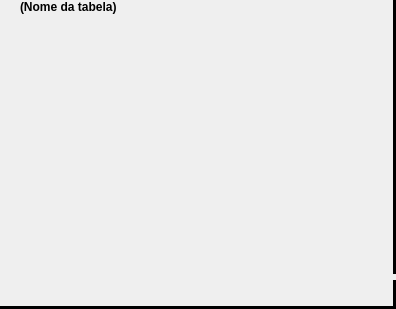
<?xml version="1.0" encoding="UTF-8"?>
<ui version="4.0">
 <class>frmUmaTabela</class>
 <widget class="QWidget" name="frmUmaTabela">
  <property name="geometry">
   <rect>
    <x>0</x>
    <y>0</y>
    <width>396</width>
    <height>309</height>
   </rect>
  </property>
  <property name="windowTitle">
   <string/>
  </property>
  <layout class="QVBoxLayout" name="verticalLayout_3">
   <property name="spacing">
    <number>0</number>
   </property>
   <property name="margin">
    <number>0</number>
   </property>
   <item>
    <layout class="QHBoxLayout" name="horizontalLayout_2">
     <property name="spacing">
      <number>0</number>
     </property>
     <item>
      <layout class="QVBoxLayout" name="verticalLayout_2">
       <property name="spacing">
        <number>0</number>
       </property>
       <item>
        <widget class="QLabel" name="lblNomeTabela">
         <property name="font">
          <font>
           <weight>75</weight>
           <bold>true</bold>
          </font>
         </property>
         <property name="text">
          <string>(Nome da tabela)</string>
         </property>
         <property name="indent">
          <number>20</number>
         </property>
        </widget>
       </item>
       <item>
        <widget class="QWidget" name="frmDadosTabela" native="true">
         <property name="sizePolicy">
          <sizepolicy hsizetype="Expanding" vsizetype="Expanding">
           <horstretch>0</horstretch>
           <verstretch>0</verstretch>
          </sizepolicy>
         </property>
        </widget>
       </item>
      </layout>
     </item>
     <item>
      <layout class="QVBoxLayout" name="verticalLayout">
       <property name="spacing">
        <number>0</number>
       </property>
       <item>
        <widget class="Line" name="lnDireita">
         <property name="cursor">
          <cursorShape>SizeHorCursor</cursorShape>
         </property>
         <property name="frameShadow">
          <enum>QFrame::Plain</enum>
         </property>
         <property name="lineWidth">
          <number>4</number>
         </property>
         <property name="orientation">
          <enum>Qt::Vertical</enum>
         </property>
        </widget>
       </item>
       <item>
        <widget class="Line" name="lnDireitaInf">
         <property name="minimumSize">
          <size>
           <width>0</width>
           <height>32</height>
          </size>
         </property>
         <property name="maximumSize">
          <size>
           <width>16777215</width>
           <height>20</height>
          </size>
         </property>
         <property name="cursor">
          <cursorShape>SizeFDiagCursor</cursorShape>
         </property>
         <property name="frameShadow">
          <enum>QFrame::Plain</enum>
         </property>
         <property name="lineWidth">
          <number>4</number>
         </property>
         <property name="orientation">
          <enum>Qt::Vertical</enum>
         </property>
        </widget>
       </item>
      </layout>
     </item>
    </layout>
   </item>
   <item>
    <layout class="QHBoxLayout" name="horizontalLayout">
     <property name="spacing">
      <number>0</number>
     </property>
     <item>
      <widget class="Line" name="lnInferior">
       <property name="cursor">
        <cursorShape>SizeVerCursor</cursorShape>
       </property>
       <property name="frameShadow">
        <enum>QFrame::Plain</enum>
       </property>
       <property name="lineWidth">
        <number>4</number>
       </property>
       <property name="orientation">
        <enum>Qt::Horizontal</enum>
       </property>
      </widget>
     </item>
     <item>
      <widget class="Line" name="lnInferiorDir">
       <property name="minimumSize">
        <size>
         <width>32</width>
         <height>0</height>
        </size>
       </property>
       <property name="maximumSize">
        <size>
         <width>32</width>
         <height>16777215</height>
        </size>
       </property>
       <property name="cursor">
        <cursorShape>SizeFDiagCursor</cursorShape>
       </property>
       <property name="frameShadow">
        <enum>QFrame::Plain</enum>
       </property>
       <property name="lineWidth">
        <number>4</number>
       </property>
       <property name="orientation">
        <enum>Qt::Horizontal</enum>
       </property>
      </widget>
     </item>
    </layout>
   </item>
  </layout>
 </widget>
 <resources/>
 <connections/>
</ui>
